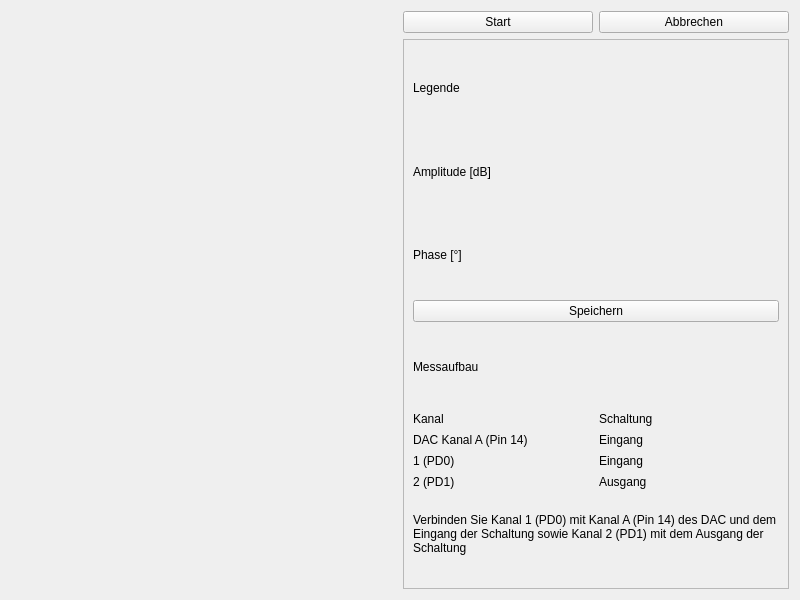
<?xml version="1.0" encoding="UTF-8"?>
<ui version="4.0">
 <class>gui::FrequencyForm</class>
 <widget class="QWidget" name="gui::FrequencyForm">
  <property name="geometry">
   <rect>
    <x>0</x>
    <y>0</y>
    <width>800</width>
    <height>600</height>
   </rect>
  </property>
  <property name="sizePolicy">
   <sizepolicy hsizetype="Expanding" vsizetype="Expanding">
    <horstretch>0</horstretch>
    <verstretch>0</verstretch>
   </sizepolicy>
  </property>
  <property name="windowTitle">
   <string>Form</string>
  </property>
  <layout class="QHBoxLayout" name="horizontalLayout_2">
   <item>
    <widget class="LabChart" name="labChart" native="true"/>
   </item>
   <item>
    <layout class="QVBoxLayout" name="verticalLayout_2">
     <item>
      <layout class="QHBoxLayout" name="horizontalLayout">
       <item>
        <widget class="QPushButton" name="startButton">
         <property name="text">
          <string>Start</string>
         </property>
        </widget>
       </item>
       <item>
        <widget class="QPushButton" name="stopButton">
         <property name="text">
          <string>Abbrechen</string>
         </property>
        </widget>
       </item>
      </layout>
     </item>
     <item>
      <widget class="QScrollArea" name="scrollArea">
       <property name="sizePolicy">
        <sizepolicy hsizetype="Minimum" vsizetype="Expanding">
         <horstretch>0</horstretch>
         <verstretch>0</verstretch>
        </sizepolicy>
       </property>
       <property name="minimumSize">
        <size>
         <width>250</width>
         <height>0</height>
        </size>
       </property>
       <property name="widgetResizable">
        <bool>true</bool>
       </property>
       <widget class="QWidget" name="scrollAreaWidgetContents">
        <layout class="QVBoxLayout" name="verticalLayout">
         <item>
          <widget class="QLabel" name="label">
           <property name="text">
            <string>Legende</string>
           </property>
          </widget>
         </item>
         <item>
          <widget class="QLabel" name="magnitudeLabel">
           <property name="text">
            <string>Amplitude [dB]</string>
           </property>
          </widget>
         </item>
         <item>
          <widget class="QLabel" name="phaseLabel">
           <property name="text">
            <string>Phase [°]</string>
           </property>
          </widget>
         </item>
         <item>
          <widget class="QPushButton" name="saveButton">
           <property name="text">
            <string>Speichern</string>
           </property>
          </widget>
         </item>
         <item>
          <widget class="QLabel" name="label_2">
           <property name="text">
            <string>Messaufbau</string>
           </property>
          </widget>
         </item>
         <item>
          <layout class="QGridLayout" name="gridLayout">
           <item row="2" column="1">
            <widget class="QLabel" name="label_5">
             <property name="text">
              <string>Eingang</string>
             </property>
            </widget>
           </item>
           <item row="2" column="0">
            <widget class="QLabel" name="ch1Label">
             <property name="text">
              <string>1 (PD0)</string>
             </property>
            </widget>
           </item>
           <item row="3" column="0">
            <widget class="QLabel" name="ch2Label">
             <property name="text">
              <string>2 (PD1)</string>
             </property>
            </widget>
           </item>
           <item row="0" column="1">
            <widget class="QLabel" name="label_9">
             <property name="text">
              <string>Schaltung</string>
             </property>
            </widget>
           </item>
           <item row="3" column="1">
            <widget class="QLabel" name="label_4">
             <property name="text">
              <string>Ausgang</string>
             </property>
            </widget>
           </item>
           <item row="1" column="0">
            <widget class="QLabel" name="label_6">
             <property name="text">
              <string>DAC Kanal A (Pin 14)</string>
             </property>
            </widget>
           </item>
           <item row="1" column="1">
            <widget class="QLabel" name="label_7">
             <property name="text">
              <string>Eingang</string>
             </property>
            </widget>
           </item>
           <item row="0" column="0">
            <widget class="QLabel" name="label_8">
             <property name="text">
              <string>Kanal</string>
             </property>
            </widget>
           </item>
          </layout>
         </item>
         <item>
          <widget class="QLabel" name="label_3">
           <property name="text">
            <string>Verbinden Sie Kanal 1 (PD0) mit Kanal A (Pin 14) des DAC und dem Eingang der Schaltung sowie Kanal 2 (PD1) mit dem Ausgang der Schaltung</string>
           </property>
           <property name="wordWrap">
            <bool>true</bool>
           </property>
          </widget>
         </item>
         <item>
          <spacer name="verticalSpacer">
           <property name="orientation">
            <enum>Qt::Vertical</enum>
           </property>
          </spacer>
         </item>
        </layout>
       </widget>
      </widget>
     </item>
    </layout>
   </item>
  </layout>
 </widget>
 <customwidgets>
  <customwidget>
   <class>LabChart</class>
   <extends>QWidget</extends>
   <header>labchart.h</header>
   <container>1</container>
  </customwidget>
 </customwidgets>
 <resources/>
 <connections/>
</ui>
